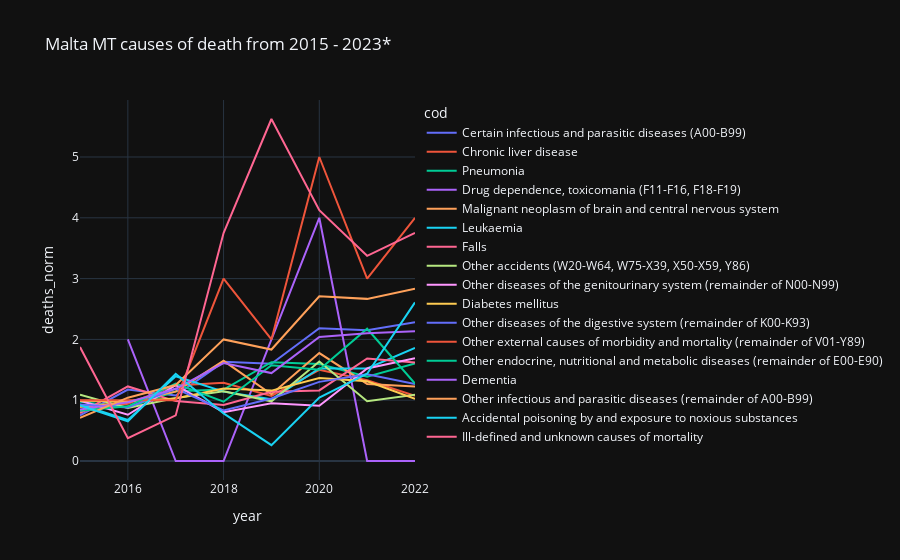
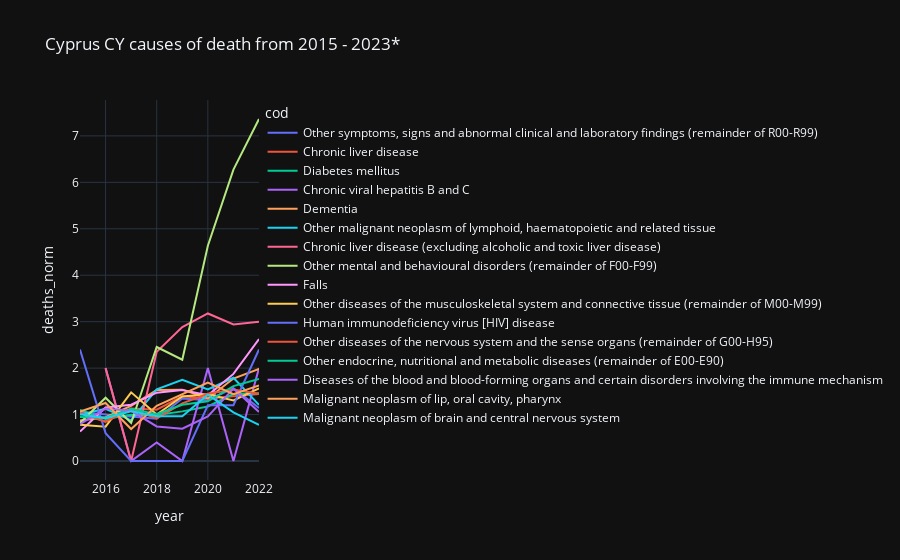
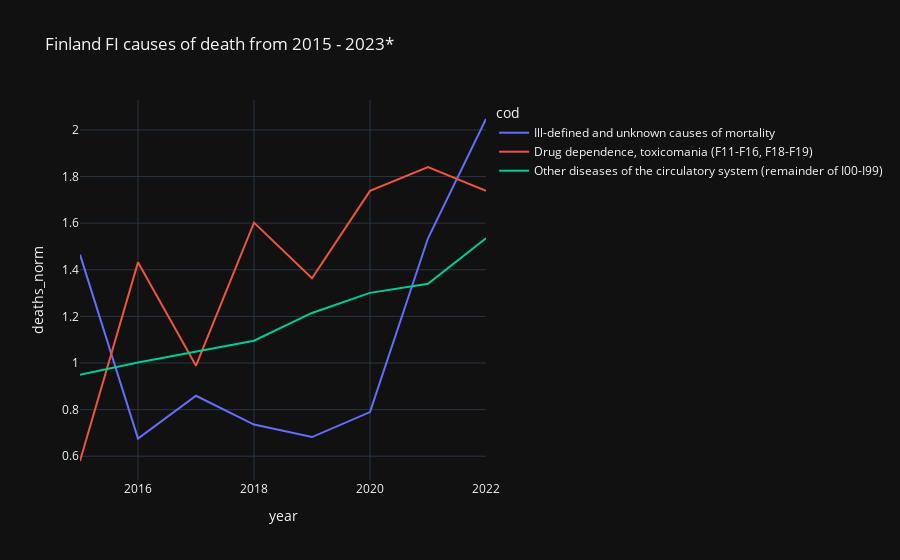
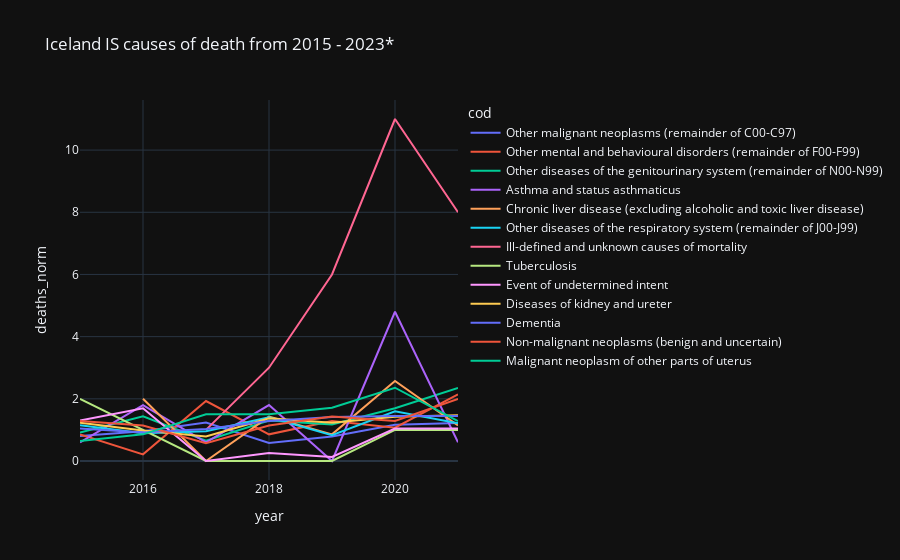

Notebook cell for these charts, in order:
### Code cell
abbrs = ddr2023.abbr.head(100).to_list()

cod_counter = Counter()

for abbr in abbrs:
    temp = cod[cod.abbr == abbr]
    temp = temp.sort_values(by='cod',ascending=True)
    temp = temp.sort_values(by='year',ascending=False)

    death_rank = return_ddr2023_rank(abbr)
    vaccine_rank = return_vdr2023_rank(abbr)
    average_vaccine = return_vdravg_data(abbr)

    # # only where there is 2023 data
    # if 2023 not in temp.year.tolist():
    #     display(MD(f'### {abbr_to_name(abbr)} {abbr} does not have 2023 data'))
    #     try:
    #         display(MD(f'#### {death_rank=:.4f},{vaccine_rank=:.4f},{average_vaccine=:.4f}'))
    #     except:
    #         pass
    #     continue

    # only causes of death where it's over 2.0 in 2023
    # cods = temp[(temp.year == 2022) & (temp.deaths_norm >= 2.0)].cod

    # get the average death norms for 2015,2016,2017,2018,2019 (prepandemic)
    grouped = temp[temp.year.isin([2015,2016,2017,2018,2019])].groupby('cod')
    dn00 = grouped.deaths_norm.agg(
        Mean='mean'
    ).reset_index()

    # get the average death norms for pandemic and postpandemic
    grouped = temp[temp.year.isin([2020,2021,2023])].groupby('cod')
    dn01 = grouped.deaths_norm.agg(
        Mean='mean'
    ).reset_index()

    # merge them 
    dn02 = pd.merge(dn00, dn01, on='cod', how='outer')
    # display(dn02)

    # only keep the ones where the Mean of pandemic and postpandemic is greater than prepandemic
    dn02 = dn02[ (dn02.Mean_x + 0.25) < dn02.Mean_y]
    
    cod_counter.update(dn02.cod.to_list())

    temp = temp[temp.cod.isin(dn02.cod)]

    title = f'{abbr_to_name(abbr)} {abbr} causes of death from 2015 - 2023* '
    display(MD(f'### {title}'))
    try:
        display(MD(f'#### {death_rank=:.4f},{vaccine_rank=:.4f},{average_vaccine=:.4f}'))
    except:
        pass

    fig = px.line(
        temp,
        x= 'year',
        y= 'deaths_norm',
        color='cod',
        hover_data=['abbr','name','cod','deaths_norm'],
        title=title,
        )
            
    
    fig.update_layout(template="plotly_dark")
    fig.show()
